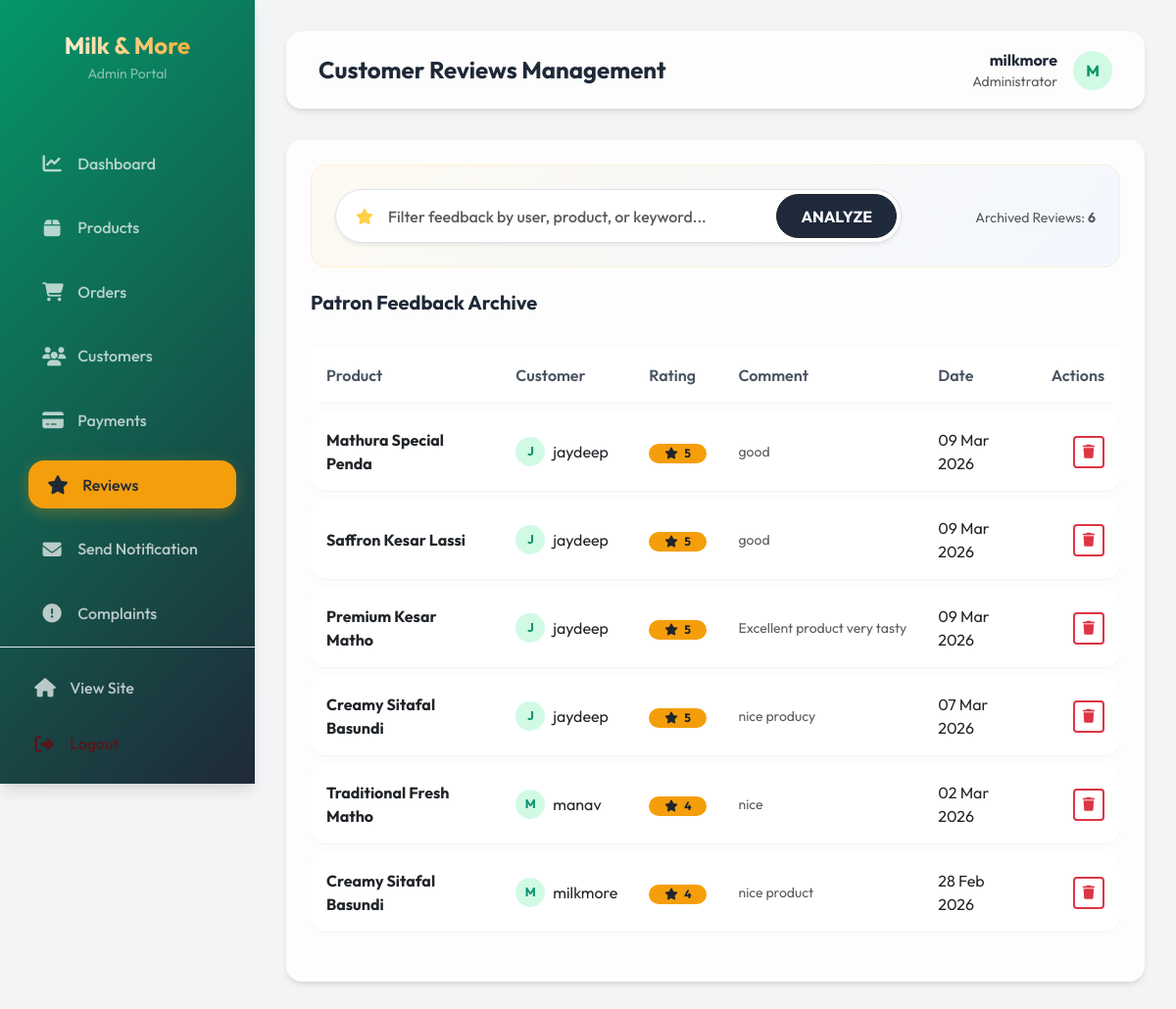
Page /admin-reviews/ (signed in) on the committed database.
### app/models.py (models this page shows, shortened)
class ProductReview(models.Model):
    user = models.ForeignKey(User, on_delete=models.CASCADE)
    product = models.ForeignKey(Product, on_delete=models.CASCADE, related_name='reviews')
    rating = models.IntegerField(choices=[(i, str(i)) for i in range(1, 6)])
    comment = models.TextField()
    created_at = models.DateTimeField(auto_now_add=True)

class Product(models.Model):
    title = models.CharField( max_length=100)
    selling_price = models.FloatField()
    discounted_price = models.FloatField()
    description = models.TextField()
    composition = models.TextField()
    prodapp = models.TextField(default='')
    category = models.CharField(choices=CATEGORY_CHOICES, max_length=2)
    product_image = models.ImageField(upload_to='product',null=True)
    quantity = models.FloatField(default=10) # Available stock in kg/liters
    expiry_date = models.DateField(null=True, blank=True)

### app/views.py (the view, shortened to what this page needs)
# urls.py: path("admin-reviews/", admin_reviews, name="admin-reviews"),
@user_passes_test(is_admin)
def admin_reviews(request):
    query = request.GET.get('q')
    reviews = ProductReview.objects.all().select_related('user', 'product').order_by('-created_at')
    return render(request, 'admin_panel/reviews.html', locals())

### app/context_processors.py (called while the page is built, shortened)
def regional_restriction(request):
    is_delivery = hasattr(request.user, 'deliveryperson')
    return {
        'is_in_ahmedabad': True, # Default to True for guests/staff to avoid blocking
        'has_any_address': False,
        'show_restricted_overlay': False
    }

### app/views.py (called while the page is built)
def is_admin(user):
    return user.is_superuser or user.is_staff

### Dairy-webapp-main/app/templates/admin_panel/reviews.html (shortened to what this page needs)
{% extends 'admin_panel/base.html' %}
{% load static %}
{% block page_title %}Customer Reviews Management{% endblock %}
{% block content %}
<div class="glass-card animate-fade-in">
    <div class="search-console-wrapper mb-4 p-4 rounded-4"
         style="background: linear-gradient(135deg, rgba(255, 193, 7, 0.05) 0%, rgba(59, 130, 246, 0.05) 100%); border: 1px solid rgba(255, 193, 7, 0.15);">
        <div class="row align-items-center g-3">
            <div class="col-md-9">
                <form action="" method="GET" autocomplete="off" class="m-0">
                    <div class="input-group shadow-sm rounded-pill overflow-hidden bg-white border p-1" style="transition: all 0.3s ease;">
                        <span class="input-group-text bg-transparent border-0 ps-3 pe-2">
                            <i class="fa-solid fa-star text-warning opacity-75"></i>
                        </span>
                        <input type="text" name="q" class="form-control border-0 shadow-none px-2"
                               placeholder="Filter feedback by user, product, or keyword..."
                               value="{{ request.GET.q|default:'' }}"
                               style="height: 45px; font-weight: 500;">
                        <button class="btn btn-dark rounded-pill px-4 fw-bold" type="submit" style="background: #1e293b;">ANALYZE</button>
                    </div>
                </form>
            </div>
            <div class="col-md-3 text-md-end">
                <span class="text-muted small">Archived Reviews: <strong>{{ reviews|length }}</strong></span>
            </div>
        </div>
    </div>
    <div class="d-flex justify-content-between align-items-center mb-4">
        <h5 class="fw-bold mb-0">Patron Feedback Archive</h5>
    </div>
    <div class="table-responsive">
        <table class="table custom-table">
            <thead>
                <tr>
                    <th>Product</th>
                    <th>Customer</th>
                    <th>Rating</th>
                    <th>Comment</th>
                    <th>Date</th>
                    <th class="text-end">Actions</th>
                </tr>
            </thead>
            <tbody>
                {% for review in reviews %}
                <tr>
                    <td class="fw-bold">{{ review.product.title }}</td>
                    <td>
                        <div class="d-flex align-items-center gap-2">
                            <div class="user-avatar" style="width: 30px; height: 30px; font-size: 0.8rem;">
                                {{ review.user.username|slice:":1"|upper }}
                            </div>
                            <span>{{ review.user.username }}</span>
                        </div>
                    </td>
                    <td>
                        <span class="badge rounded-pill bg-gold text-dark border-0 px-3">
                            <i class="fa-solid fa-star me-1"></i> {{ review.rating }}
                        </span>
                    </td>
                    <td>
                        <p class="mb-0 small text-muted text-truncate" style="max-width: 300px;">
                            {{ review.comment }}
                        </p>
                    </td>
                    <td>{{ review.created_at|date:"d M Y" }}</td>
                    <td class="text-end">
                        <a href="{% url 'admin-delete-review' review.id %}"
                            class="btn btn-sm btn-outline-danger border-2 fw-bold"
                            onclick="return confirm('Archive this review permanently?')">
                            <i class="fa-solid fa-trash"></i>
                        </a>
                    </td>
                </tr>
                {% empty %}
                <tr>
                    <td colspan="6" class="text-center py-5">
                        <p class="text-muted mb-0">No reviews have been authenticated in the archive yet.</p>
                    </td>
                </tr>
                {% endfor %}
            </tbody>
        </table>
    </div>
</div>
{% endblock %}

### Dairy-webapp-main/app/templates/admin_panel/base.html (shortened to what this page needs)
{% load static %}
<!DOCTYPE html>
<html lang="en">
<head>
    <link rel="stylesheet" href="https://cdnjs.cloudflare.com/ajax/libs/font-awesome/6.4.0/css/all.min.css">
    <link href="https://cdn.jsdelivr.net/npm/bootstrap@5.3.0/dist/css/bootstrap.min.css" rel="stylesheet">
</head>
<body>
    <div class="sidebar">
        <div class="sidebar-header">
            <h3>Milk & More</h3>
            <p class="text-white-50 small mt-1">Admin Portal</p>
        </div>
        <div class="nav-links-wrapper">
            <ul class="nav-links" style="margin-top: 0;">
                <li class="nav-item">
                    <a href="{% url 'admin-dashboard' %}"
                        class="nav-link {% if request.resolver_match.url_name == 'admin-dashboard' %}active{% endif %}">
                        <i class="fa-solid fa-chart-line"></i> Dashboard
                    </a>
                </li>
                <li class="nav-item">
                    <a href="{% url 'admin-products' %}"
                        class="nav-link {% if 'product' in request.resolver_match.url_name %}active{% endif %}">
                        <i class="fa-solid fa-box"></i> Products
                    </a>
                </li>
                <li class="nav-item">
                    <a href="{% url 'admin-orders' %}"
                        class="nav-link {% if 'order' in request.resolver_match.url_name and 'delivery-person' not in request.resolver_match.url_name %}active{% endif %}">
                        <i class="fa-solid fa-cart-shopping"></i> Orders
                    </a>
                </li>
                <li class="nav-item">
                    <a href="{% url 'admin-customers' %}"
                        class="nav-link {% if 'customer' in request.resolver_match.url_name %}active{% endif %}">
                        <i class="fa-solid fa-users"></i> Customers
                    </a>
                </li>
                <li class="nav-item">
                    <a href="{% url 'admin-payments' %}"
                        class="nav-link {% if 'payment' in request.resolver_match.url_name %}active{% endif %}">
                        <i class="fa-solid fa-credit-card"></i> Payments
                    </a>
                </li>
                <li class="nav-item">
                    <a href="{% url 'admin-reviews' %}"
                        class="nav-link {% if 'review' in request.resolver_match.url_name %}active{% endif %}">
                        <i class="fa-solid fa-star"></i> Reviews
                    </a>
                </li>
                <li class="nav-item">
                    <a href="{% url 'admin-send-notification' %}"
                        class="nav-link {% if request.resolver_match.url_name == 'admin-send-notification' %}active{% endif %}">
                        <i class="fa-solid fa-envelope"></i> Send Notification
                    </a>
                </li>
                <li class="nav-item">
                    <a href="{% url 'admin-complaints' %}"
                        class="nav-link {% if 'complaint' in request.resolver_match.url_name %}active{% endif %}">
                        <i class="fa-solid fa-circle-exclamation"></i> Complaints
                    </a>
                </li>
                <li class="nav-item">
                </li>
            </ul>
        </div>
        <div class="sidebar-footer p-3 border-top border-white-25">
            <ul class="nav-links m-0">
                <li class="nav-item p-0">
                    <a href="{% url 'home' %}" class="nav-link">
                        <i class="fa-solid fa-house"></i> View Site
                    </a>
                </li>
                <li class="nav-item p-0 mt-2">
                    <a href="{% url 'logout' %}" class="nav-link text-danger-emphasis">
                        <i class="fa-solid fa-right-from-bracket"></i> Logout
                    </a>
                </li>
            </ul>
        </div>
    </div>
    <div class="main-content">
        <header class="top-header animate-fade-in">
            <div class="page-info">
                <h4 class="mb-0 fw-bold">{% block page_title %}Dashboard{% endblock %}</h4>
            </div>
            <div class="user-profile">
                <div class="text-end d-none d-md-block">
                    <p class="mb-0 fw-bold">{{ request.user.username }}</p>
                    <p class="mb-0 small text-muted">Administrator</p>
                </div>
                <div class="user-avatar text-uppercase">
                    {{ request.user.username|slice:":1" }}
                </div>
            </div>
        </header>
        <div class="animate-fade-in" style="animation-delay: 0.1s;">
            {% block content %}{% endblock %}
        </div>
    </div>
</body>
</html>

### Dairy-webapp-main/app/templates/admin_panel/base.html (style rules this page uses)
:root { --emerald: #10b981; --emerald-dark: #059669; --emerald-light: #d1fae5; --gold: #f59e0b; --gold-dark: #d97706; --dark: #1f2937; --light: #f9fafb; --white: #ffffff; --glass: rgba(255, 255, 255, 0.8); --shadow-sm: 0 1px 2px 0 rgba(0, 0, 0, 0.05); --shadow: 0 4px 6px -1px rgba(0, 0, 0, 0.1), 0 2px 4px -1px rgba(0, 0, 0, 0.06); --shadow-lg: 0 10px 15px -3px rgba(0, 0, 0, 0.1), 0 4px 6px -2px rgba(0, 0, 0, 0.05); --radius: 16px; }
body { font-family: 'Outfit', sans-serif; background-color: #f3f4f6; color: var(--dark); margin: 0; padding: 0; overflow-x: hidden; }
.sidebar { width: 260px; height: 100vh; position: fixed; left: 0; top: 0; background: linear-gradient(135deg, var(--emerald-dark), var(--dark)); color: white; transition: all 0.3s ease; z-index: 1000; box-shadow: var(--shadow-lg); display: flex; flex-direction: column; }
.sidebar-header { padding: 2rem 1.5rem; text-align: center; flex-shrink: 0; }
.nav-links-wrapper { flex-grow: 1; overflow-y: auto; padding-bottom: 2rem; }
.nav-links-wrapper { -ms-overflow-style: none; scrollbar-width: none; }
.sidebar-header h3 { font-weight: 700; font-size: 1.5rem; margin: 0; background: linear-gradient(to right, #fff, var(--gold)); -webkit-background-clip: text; background-clip: text; -webkit-text-fill-color: transparent; }
.nav-links { list-style: none; padding: 0; margin-top: 2rem; }
.nav-item { padding: 0.5rem 1.5rem; }
.nav-link { color: rgba(255, 255, 255, 0.7); text-decoration: none; display: flex; align-items: center; padding: 0.8rem 1.2rem; border-radius: var(--radius); transition: all 0.3s ease; font-weight: 500; }
.nav-link i { margin-right: 1rem; font-size: 1.2rem; width: 20px; text-align: center; }
.nav-link:hover, .nav-link.active { color: white; background: rgba(255, 255, 255, 0.1); transform: translateX(5px); }
.nav-link.active { background: var(--gold); color: var(--dark); box-shadow: 0 4px 15px rgba(245, 158, 11, 0.3); }
.main-content { margin-left: 260px; padding: 2rem; transition: all 0.3s ease; min-height: 100vh; }
.top-header { display: flex; justify-content: space-between; align-items: center; margin-bottom: 2rem; background: var(--glass); backdrop-filter: blur(10px); padding: 1rem 2rem; border-radius: var(--radius); box-shadow: var(--shadow); border: 1px solid rgba(255, 255, 255, 0.3); }
.user-profile { display: flex; align-items: center; gap: 1rem; }
.user-avatar { width: 40px; height: 40px; border-radius: 50%; background: var(--emerald-light); display: flex; align-items: center; justify-content: center; color: var(--emerald-dark); font-weight: 700; }
.glass-card { background: var(--glass); backdrop-filter: blur(10px); border-radius: var(--radius); padding: 1.5rem; border: 1px solid rgba(255, 255, 255, 0.3); box-shadow: var(--shadow); transition: all 0.3s ease; }
.custom-table { width: 100%; border-collapse: separate; border-spacing: 0 10px; }
.custom-table tr { background: var(--white); border-radius: var(--radius); box-shadow: var(--shadow-sm); transition: all 0.2s ease; }
.custom-table th { border: none; padding: 1rem; font-weight: 600; color: #4b5563; }
.custom-table td { border: none; padding: 1rem; vertical-align: middle; }
.custom-table td:first-child { border-top-left-radius: var(--radius); border-bottom-left-radius: var(--radius); }
.custom-table td:last-child { border-top-right-radius: var(--radius); border-bottom-right-radius: var(--radius); }
.animate-fade-in { animation: fadeIn 0.5s ease forwards; }

### Dairy-webapp-main/app/templates/admin_panel/reviews.html (style rules this page uses)
.bg-gold { background-color: var(--gold) !important; }

### rows in the picture
ProductReview: product "Mathura Special Penda", user.username "J", user.username "jaydeep", rating "5", comment "good", created_at "09 Mar 2026"
ProductReview: product "Saffron Kesar Lassi", user.username "J", user.username "jaydeep", rating "5", comment "good", created_at "09 Mar 2026"
ProductReview: product "Premium Kesar Matho", user.username "J", user.username "jaydeep", rating "5", comment "Excellent product very tasty", created_at "09 Mar 2026"
ProductReview: product "Creamy Sitafal Basundi", user.username "J", user.username "jaydeep", rating "5", comment "nice producy", created_at "07 Mar 2026"
ProductReview: product "Traditional Fresh Matho", user.username "M", user.username "manav", rating "4", comment "nice", created_at "02 Mar 2026"
ProductReview: product "Creamy Sitafal Basundi", user.username "M", user.username "milkmore", rating "4", comment "nice product", created_at "28 Feb 2026"

### other values in the picture
{{ request.user.username }} "milkmore"
{{ request.user.username|slice:":1" }} "M"
{{ reviews|length }} "6"
